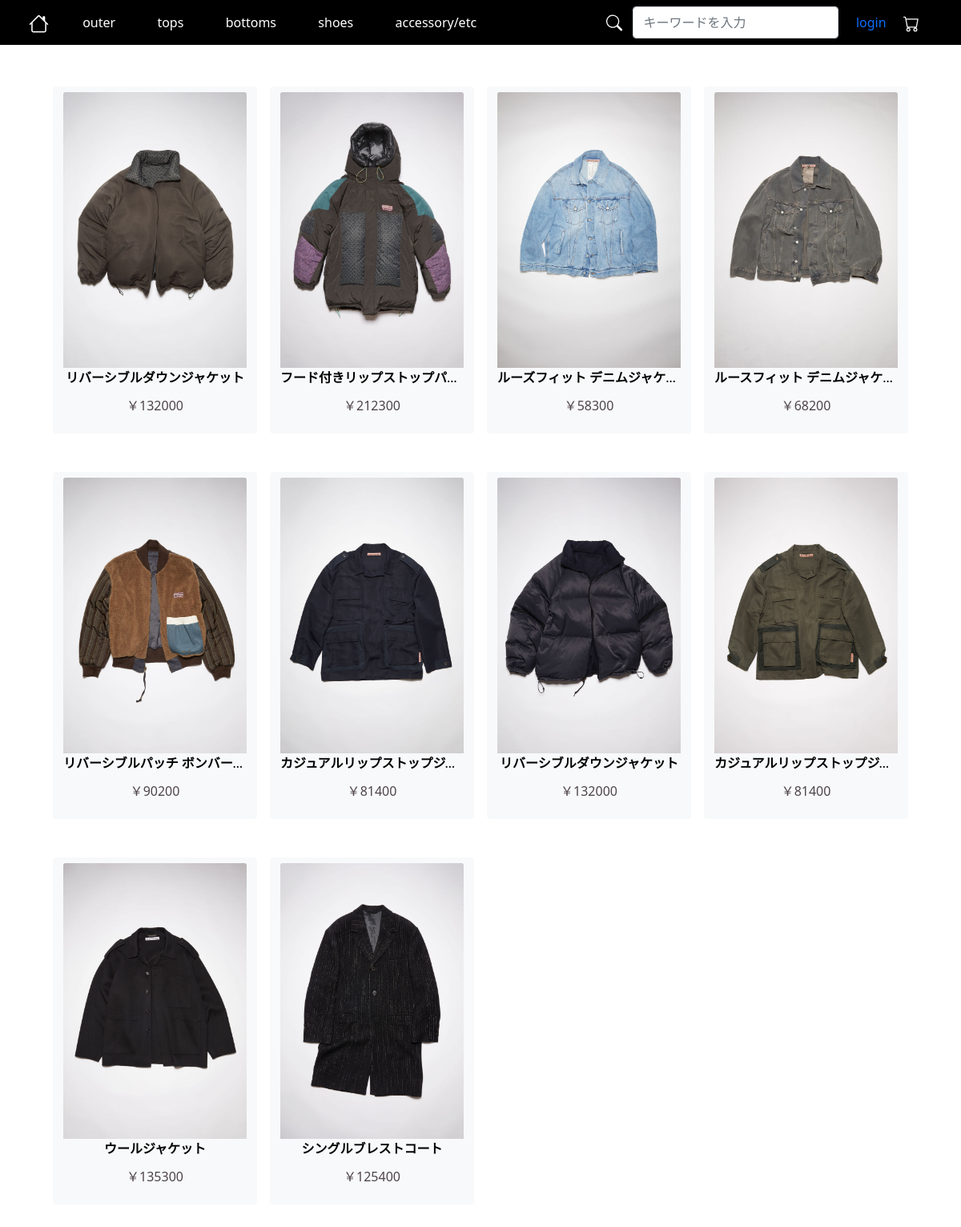
The app's page /ecsite/view/outer.php with its own data.
### tables this page shows
CREATE TABLE `goods` (
  `goods_id` int(11) NOT NULL,
  `goods_name` varchar(100) NOT NULL,
  `goods_tag` varchar(20) NOT NULL,
  `goods_price` int(11) NOT NULL,
  `goods_flg` tinyint(1) NOT NULL,
  `goods_imgurl1` varchar(100) NOT NULL,
  `goods_imgurl2` varchar(100) NOT NULL,
  `goods_imgurl3` varchar(100) NOT NULL,
  `goods_imgurl4` varchar(100) NOT NULL,
  `goods_detail` mediumtext NOT NULL,
  `goods_createdate` date NOT NULL,
  `goods_changedate` date DEFAULT NULL
);

### ecsite/model/DBManagermst.php (called while the page is built, shortened)
<?php
class DBManagermst
{
    public function dbConnect()
    {
        $pdo = new PDO('mysql:host=localhost; dbname=webdb; charset=utf8', 'webuser', 'abccsd2');
        return $pdo;
    }
    public function showGoodsByTag($tag)
    {
        $pdo = $this->dbConnect();
        $sql = "SELECT * FROM goods WHERE goods_tag=?;";
        $ps = $pdo->prepare($sql);
        $ps->bindValue(1, $tag, PDO::PARAM_STR);
        $ps->execute();
        $selectdata = $ps->fetchAll();
        if (count($selectdata) == 0) {
            throw new BadMethodCallException("只今エラー中、商品表示できません");
        } else {
            return $selectdata;
        }
    }
}
?>

### ecsite/view/outer.php (the view, shortened to what this page needs)
<?php
require '../model/DBManagermst.php';
$dbmng = new DBManagermst();
?>
<!DOCTYPE html>
<html>
<head>
    <link rel="stylesheet" href="https://cdn.jsdelivr.net/npm/bootstrap@5.1.3/dist/css/bootstrap.min.css">
    <link rel="stylesheet" href="https://cdn.jsdelivr.net/npm/bootstrap-icons@1.8.2/font/bootstrap-icons.css">
    <link rel="stylesheet" href="../public/css/style.css">
</head>
<body background="../public/img_site/topimage.jpg">
<?php if (isset($_SESSION['userido'])) : ?>
    <?php include_once '../controller/NavbarLogin.php' ?>
  <?php else : ?>
    <?php include_once '../controller/Navbar.php' ?>
  <?php endif; ?>
<div class="container">
    <div class="row">
      <div class="col-md-12">
        <div>
          <div name="maindiv" class="container">
            <div class="row  gy-5 gx-3 mt-1 mb-5">
            <?php
              try {
                $result = $dbmng->showGoodsByTag('Outer');
                foreach ($result as $row) {
                  echo '<div class="col-6 col-md-3">';
                  echo '<div style="width:100%; border-style:none;">';
                  if ($row['goods_flg'] == 1) {
                    echo '<a href="Detail.php?idgoods=' . $row['goods_id'] . '" class="img">';
                  } else {
                    echo '<a class="img">';
                  }
                  echo '<button type="button" class="btn btn-light">';
                  echo '<img src="' . $row['goods_imgurl1'] . '" class="card-img-top"  style="border:none"><br>';
                  echo '<div>';
                  echo '<div class="goodsNa" style="margin:auto;"><b>' . $row['goods_name'] . '</b></div>';
                  if ($row['goods_flg'] == 1) {
                    echo '<p style="color:#4e454a; padding-top:5%;">￥' . $row['goods_price'] . '</p>';
                  } else {
                    echo '<p style="color:red; padding-top:5%;">SOLD OUT</p>';
                  }
                  echo '</div>';
                  echo '</button>';
                  echo '</a>';
                  echo '</div>';
                  echo '</div>';
                }
              } catch (error $err) {
                echo '<font color="white"><h4 style="position:relative;left:2%;padding-top: 1%;">エラーです</h4></font>';
              }
              ?>
            </div>
          </div>
        </div>
      </div>
    </div>
  </div>
  </body>
</html>

### ecsite/public/css/style.css (style rules this page uses)
.goodsNa { height: 100%; margin-left: auto; margin-right: auto; letter-spacing: -100%; text-overflow: ellipsis; white-space: nowrap; overflow: hidden; }
.btn { max-width: 100%; max-height: 100%; }

### ecsite/view/outer.php (style rules this page uses)
.goodsNa { height: 100%; margin-left: auto; margin-right: auto; letter-spacing: -100%; text-overflow: ellipsis; white-space: nowrap; overflow: hidden; }
.btn { max-width: 100%; max-height: 100%; }

### records on screen
goods: goods_imgurl1 (picture), goods_name "リバーシブルダウンジャケット", goods_price "132000"
goods: goods_imgurl1 (picture), goods_name "フード付きリップストップパ…", goods_price "212300"
goods: goods_imgurl1 (picture), goods_name "ルーズフィット デニムジャケ…", goods_price "58300"
goods: goods_imgurl1 (picture), goods_name "ルースフィット デニムジャケ…", goods_price "68200"
goods: goods_imgurl1 (picture), goods_name "リバーシブルパッチ ボンバー…", goods_price "90200"
goods: goods_imgurl1 (picture), goods_name "カジュアルリップストップジ…", goods_price "81400"
goods: goods_imgurl1 (picture), goods_name "リバーシブルダウンジャケット", goods_price "132000"
goods: goods_imgurl1 (picture), goods_name "カジュアルリップストップジ…", goods_price "81400"
goods: goods_imgurl1 (picture), goods_name "ウールジャケット", goods_price "135300"
goods: goods_imgurl1 (picture), goods_name "シングルブレストコート", goods_price "125400"
